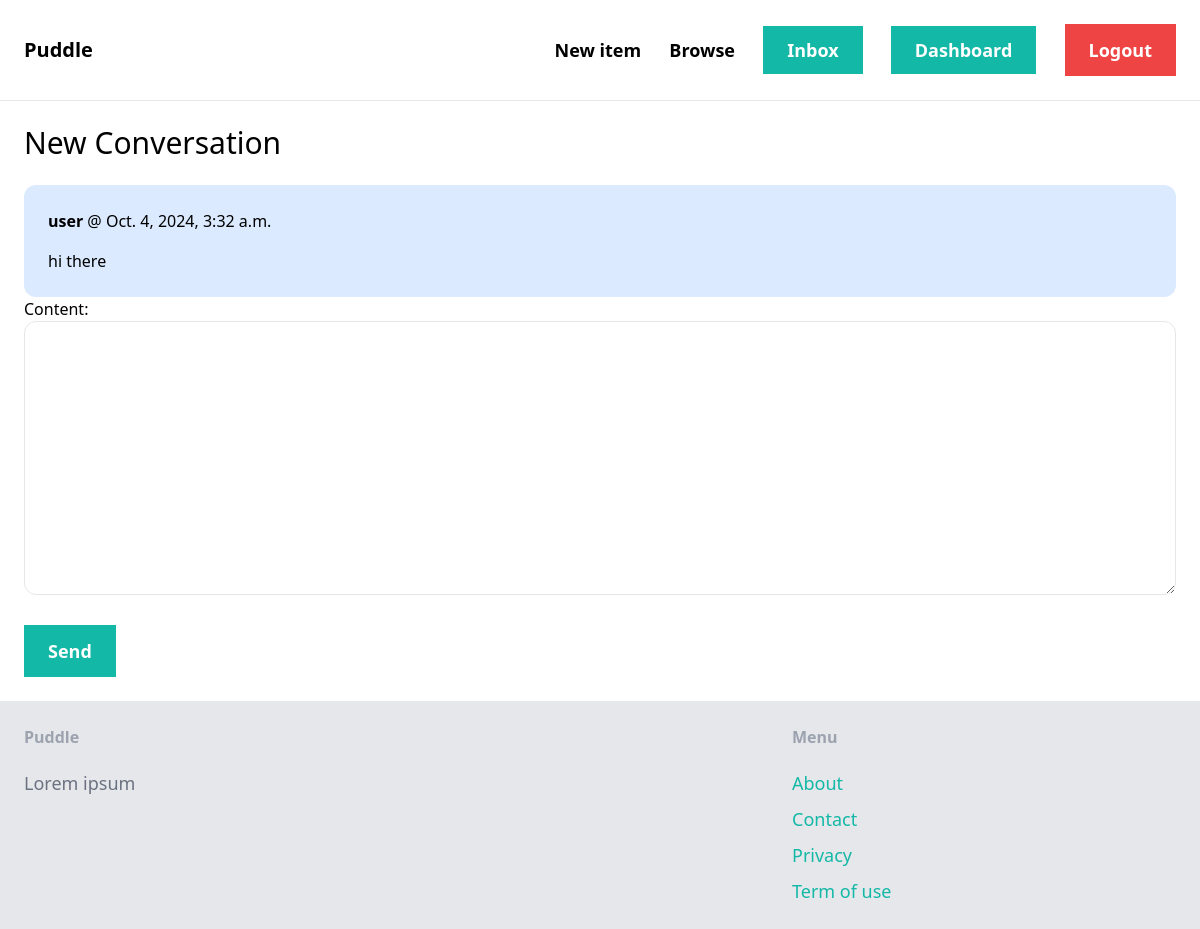
The app's page /inbox/4/ (signed in) with its own data.
### conversation/models.py (models this page shows)
class ConversationMessage(models.Model):
    conversation = models.ForeignKey(Conversation, related_name="messages", on_delete=models.CASCADE)
    content = models.TextField()
    created_at = models.DateTimeField(auto_now_add=True)
    created_by = models.ForeignKey(User, related_name="created_messages", on_delete=models.CASCADE)

### conversation/views.py (the view)
# urls.py: path("<int:conversation_pk>/", views.detail, name="detail")
@login_required
def detail(request:HttpRequest, conversation_pk):
    conversation = Conversation.objects.filter(members__in=[request.user.id]).get(pk=conversation_pk)
    if request.method == "POST":
        form = ConversationMessageForm(request.POST)
        if form.is_valid():
            conversation_message = form.save(commit=False)
            conversation_message.conversation = conversation
            conversation_message.created_by = request.user
            conversation_message.save()
            conversation.save()
            return redirect("conversation:detail", conversation_pk=conversation_pk)
    else:
        form = ConversationMessageForm()
    return render(request, "conversation/detail.html", {
        "conversation": conversation,
        "form": form
    })

### conversation/forms.py
class ConversationMessageForm(forms.ModelForm):
    class Meta:
        model = ConversationMessage
        fields = ("content",)
        widgets = {
            "content": forms.Textarea(attrs={
                "class": "w-full py-4 px-6 rounded-xl border"
            })
        }

### conversation/templates/conversation/detail.html (shortened to what this page needs)
{% extends "core/base.html" %}
{% block content %}
<h1 class="mb-6 text-3xl">New Conversation</h1>
<div class="space-y-6">
  {% for message in conversation.messages.all %}
    <div class="p-6 flex {% if message.created_by == request.user.id %} bg-gray-100 {% else %} bg-blue-100 {% endif %} rounded-xl">
      <div>
        <p class="mb-4"><strong>{{ message.created_by.username }}</strong> @ {{ message.created_at }}</p>
        <p>{{ message.content }}</p>
      </div>
    </div>
  {% endfor %}
</div>
<form method="post" action="." enctype="multipart/form-data">
  {{ form.as_p }}
  <button type="submit" class="mt-6 px-6 py-3 text-lg font-semibold bg-teal-500 text-white round-xl hover:bg-teal-700">Send</button>
</form>
{% endblock %}

### records on screen
ConversationMessage: created_by.username "user", created_at "Oct. 4, 2024, 3:32 a.m.", content "hi there"
